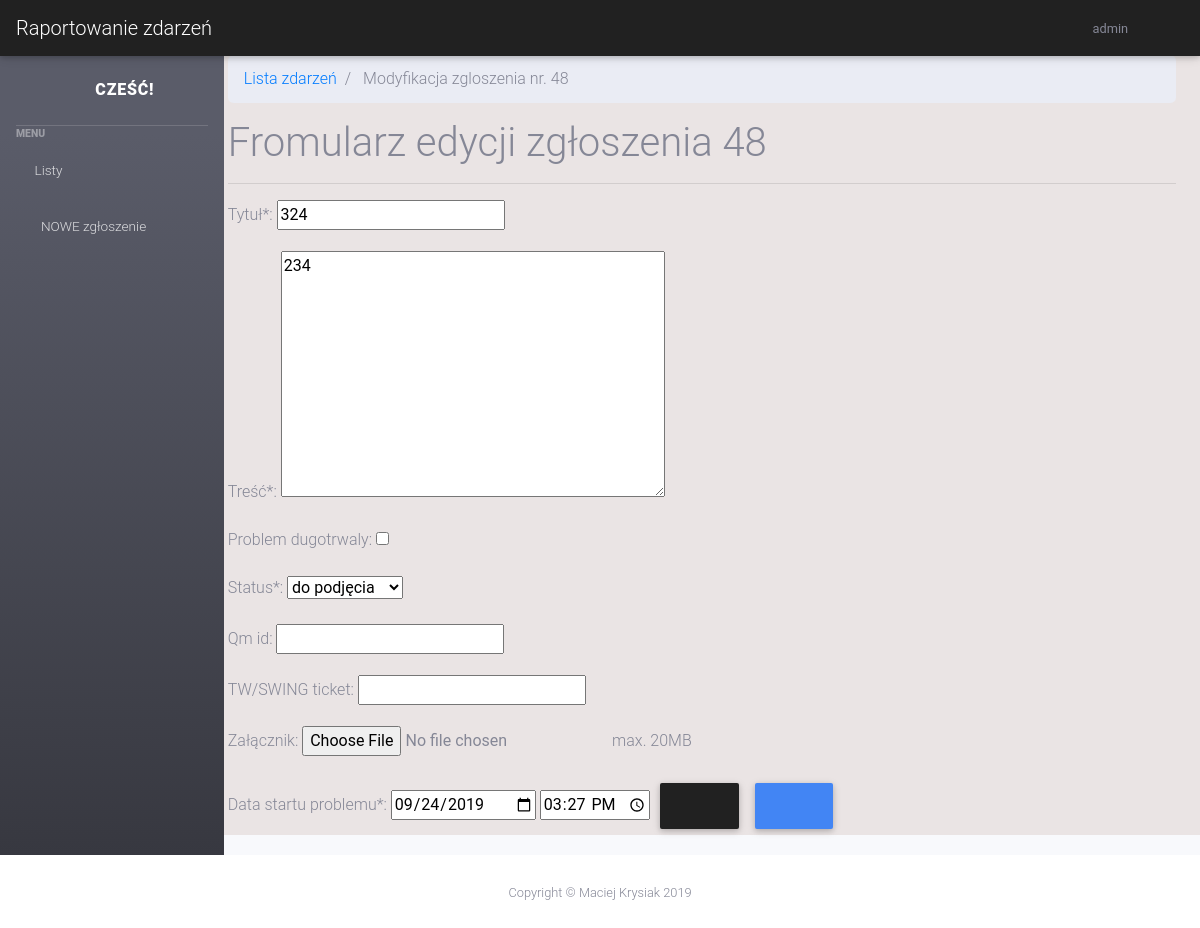
The page /post/48/edit/ (signed in) on the database its author committed.
### aplikacja_raportowanie/models.py (models this page shows, shortened)
class Post(models.Model):
    publisher = models.ForeignKey('auth.User', on_delete=models.CASCADE, related_name='publisher_article_set')
    author = models.ForeignKey('auth.User', on_delete=models.CASCADE, related_name='author_article_set', blank=True, null=True)
    title = models.CharField(max_length=150)
    status = models.CharField(max_length=15, choices=STATUS_CHOICES, default = 'nowy')
    text = models.TextField()
    start_date = models.DateTimeField()
    publish_date = models.DateTimeField()
    modify_date = models.DateTimeField(blank=True, null=True)
    QM_id = models.DecimalField(max_digits=20, decimal_places=0, blank=True, null=True)
    tictet_number = models.CharField(max_length = 30, blank = True, null = True)
    is_deleted = models.BooleanField(default = False)
    long_term = models.BooleanField(default = False)
    change = models.TextField(max_length = 20, blank=True, null=True)
    file = models.FileField(
        upload_to = "", null=True, blank=True,
        validators=[validate_file_size, FileExtensionValidator(list_of_extensions)])
    history = HistoricalRecords()

### aplikacja_raportowanie/views.py (the view)
# urls.py: path('post/<int:post_id>/edit/', views.post_edit, name="post_edit"),
@login_required(login_url="/login/")
def post_edit(request, post_id):
	try:
		post = Post.objects.get(id=post_id)
	except Post.DoesNotExist:
		return handler404(request,None)
	post_first_status = post.status
	start_date_split_list = str(post.start_date).split(" ") #dzielimy start_date na date i czas
	date_ = start_date_split_list[0]  #uzyskujemy samą date, a 'date' w pliku html to value inuta date
	time = start_date_split_list[1][0:5] #uzyskujemy samą godzine, a 'time' w pliku html to value inuta time
	if request.method == "POST":
		form = PostForm(request.POST,request.FILES, instance=post)
		if form.is_valid():
			post = form.save(commit=False)
			start_date = str(request.POST["post-start-date"]) + ' ' + 	str(request.POST["post-start-time"])
			change = status_change_field(post_first_status, post.status, "Edycja, zamknięcie", "Edycja, ponowne otwarcie", "Edycja", "Otwarcie, do podjęcia", "Podjęcie zgłoszenia")
			post_new_status = f"Edytuje zgłoszenie, {post.status}"
			comment = Comment(text="Edytuje zgłoszenie", publish_date = timezone.now(), status=post_new_status, author=logged_user(request))
			comment.save()
			comment.post_id.add(post.id)
			post.edit(start_date, change, post.status)
			return redirect('raportowanie:post_filled', post_id=post.id)
	else:
		form = PostForm(instance=post)
	content = {
		"login_user": logged_user(request),
		"view_type_hyperlink": "../" + str(post.id),
		"view_type": "Modyfikacja zgloszenia nr. " + str(post.id),
		"back_to_post": "Zgłoszenie nr. "+ str(post.id),
		'form': form,
		"date": date_,
		"time": time,
		"post_id": post_id,
		"name_of_form": "Fromularz edycji zgłoszenia " + str(post.id)
	}
	return render(request, 'aplikacja_raportowanie/post_new.html', content)

### aplikacja_raportowanie/forms.py
class PostForm(forms.ModelForm):
    title = forms.CharField(label="Tytuł*")
    text = forms.CharField(label="Treść*", widget=forms.Textarea)
    QM_id = forms.DecimalField(max_digits=20, decimal_places=0, required=False)
    status = forms.ChoiceField(choices=STATUS_CHOICES, label="Status*")
    file = forms.FileField(label="Załącznik", help_text='max. 20MB', required=False)
    tictet_number = forms.CharField(label="TW/SWING ticket", required=False)
    long_term = forms.BooleanField(label = "Problem dugotrwaly", required=False)
    class Meta:
        model = Post
        fields = ('title',"text","long_term", "status", "QM_id", "tictet_number", "file")

### aplikacja_raportowanie/functions_to_view.py (called while the page is built)
def logged_user(request):
    return request.user

### aplikacja_raportowanie/templates/aplikacja_raportowanie/post_new.html (shortened to what this page needs)
{% extends 'aplikacja_raportowanie/base_new_page.html' %}
{% block post_new_form %}
<h1>{{name_of_form}}</h1>
<hr>
<form method="POST" class="post-form" enctype="multipart/form-data">
  {{ form.as_p }}
  <label align="left">Data startu problemu*:</label>
    <input type="date" name="post-start-date"  value="{{date}}"required >
    <input type="time" name="post-start-time" value="{{time}}" required>
    <button type="button" class="btn btn-dark" data-toggle="modal" data-target="#CancellModal" data-whatever="cancell-change" rel-data-toggle="tooltip" data-placement="bottom"
					title="Anuluj"><i class="fas fa-ban"></i></button>
    <button class="btn btn-primary" type="submit" rel-data-toggle="tooltip" data-placement="bottom"
					title="Potwierdź"><i class="fas fa-check"></i></button>
  </form>
{% endblock %}

### aplikacja_raportowanie/templates/aplikacja_raportowanie/base_layout.html (shortened to what this page needs)
{% load static %}
<!DOCTYPE html>
<html lang="en">
  <head>
      <link href="{% static 'vendor/datatables/dataTables.bootstrap4.min.css' %}" rel="stylesheet">
      <link href="{% static '/vendor/datatables/dataTables.bootstrap4.css' %}" rel="stylesheet">
      <link href="{% static 'css/sb-admin-2.min.css' %}" rel="stylesheet">
      <link href="{% static 'css/mdb.min.css' %}" rel="stylesheet">
      <link href="{% static 'css/addons/datatables.min.css' %}" rel="stylesheet">
      <link href="{% static 'css/my_css.css' %}" rel="stylesheet" type="text/css">
      <link href="{% static 'vendor/fontawesome-free/css/all.min.css' %}" rel="stylesheet" type="text/css">
  </head>
  <body id="page-top" >
      <nav class="navbar fixed-top  navbar-expand navbar-dark bg-dark static-top">
          {% block navbar_raportowanie_zdarzen %}<a class="navbar-brand mr-1" href="{% url 'raportowanie:users_index' %}">Raportowanie zdarzeń</a>{% endblock %}
          <form class="d-none d-md-inline-block form-inline ml-auto mr-0 mr-md-3 my-2 my-md-0">
              <ul class="navbar-nav ml-auto ml-md-0">
                  <li class="nav-item dropdown no-arrow">
                      <a class="nav-link dropdown-toggle" href="#" id="userDropdown" role="button" data-toggle="dropdown" aria-haspopup="true" aria-expanded="false">
                          <span class="mr-2 d-none d-lg-inline text-gray-600 small">{{login_user}}</span>
                          <i class="fas fa-user-circle fa-fw"></i>
                      </a>
                  </li>
              </ul>
          </form>
      </nav>
      {% block content %}
      {% endblock content %}
      <footer class="sticky-footer">
          <div class="container my-auto">
              <div class="copyright text-center my-auto">
                  <span>Copyright © Maciej Krysiak 2019</span>
              </div>
          </div>
      </footer>
  </body>
</html>

### rows shown on the page
Post: title "324", text "234", status "do podjęcia"

### other values the page prints
{{ login_user }} "admin"
{{ view_type }} "Modyfikacja zgloszenia nr. 48"
{{ name_of_form }} "Fromularz edycji zgłoszenia 48"
